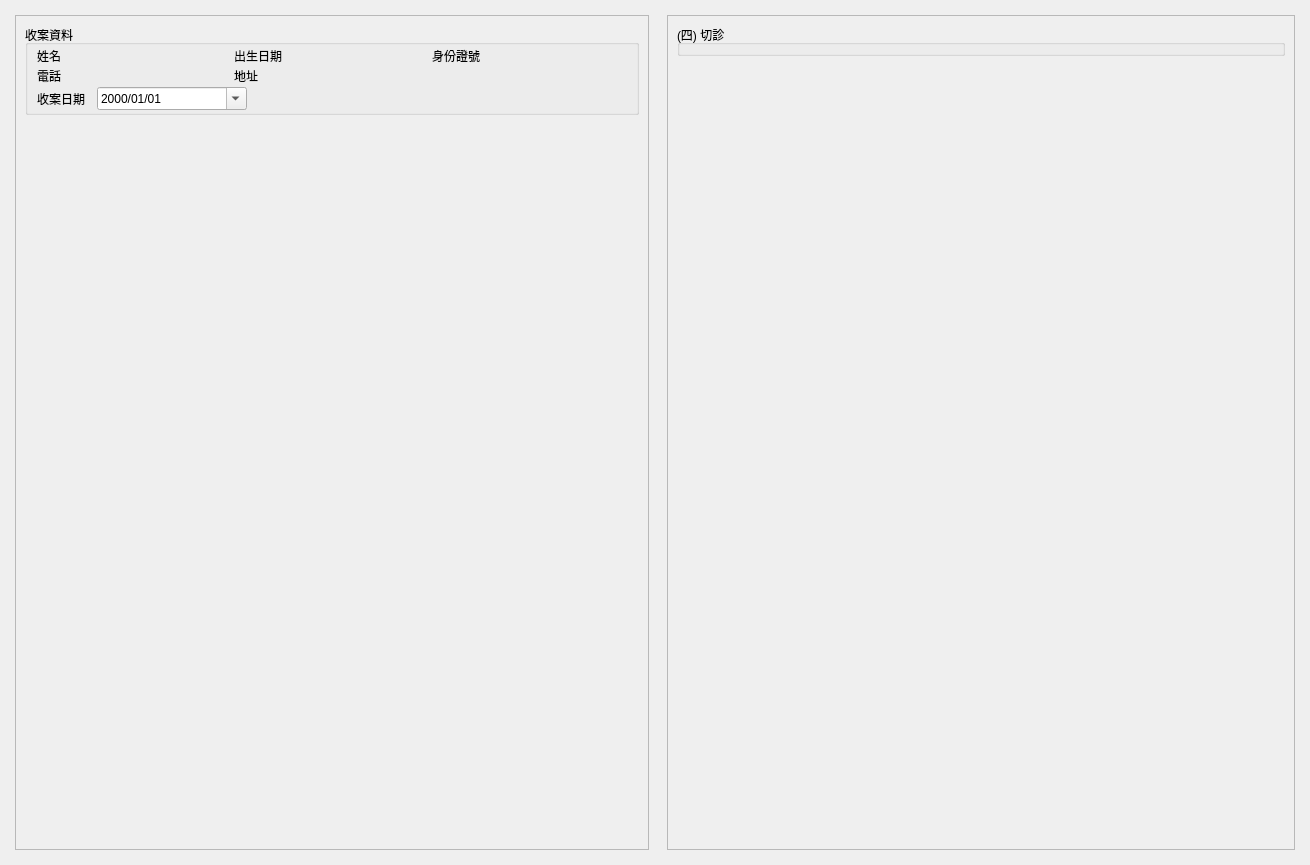
<?xml version="1.0" encoding="UTF-8"?>
<ui version="4.0">
 <class>TemplateWindow</class>
 <widget class="QMainWindow" name="TemplateWindow">
  <property name="geometry">
   <rect>
    <x>0</x>
    <y>0</y>
    <width>1310</width>
    <height>865</height>
   </rect>
  </property>
  <property name="windowTitle">
   <string>樣板</string>
  </property>
  <widget class="QWidget" name="centralwidget">
   <layout class="QHBoxLayout" name="horizontalLayout">
    <item>
     <layout class="QHBoxLayout" name="horizontalLayout_1">
      <property name="leftMargin">
       <number>6</number>
      </property>
      <item>
       <widget class="QFrame" name="frame_1">
        <property name="maximumSize">
         <size>
          <width>800</width>
          <height>16777215</height>
         </size>
        </property>
        <layout class="QVBoxLayout" name="verticalLayout">
         <property name="spacing">
          <number>6</number>
         </property>
         <property name="leftMargin">
          <number>0</number>
         </property>
         <property name="topMargin">
          <number>6</number>
         </property>
         <property name="rightMargin">
          <number>6</number>
         </property>
         <property name="bottomMargin">
          <number>6</number>
         </property>
         <item>
          <widget class="QScrollArea" name="scrollArea">
           <property name="widgetResizable">
            <bool>true</bool>
           </property>
           <widget class="QWidget" name="scrollAreaWidgetContents">
            <property name="geometry">
             <rect>
              <x>0</x>
              <y>0</y>
              <width>628</width>
              <height>835</height>
             </rect>
            </property>
            <layout class="QVBoxLayout" name="verticalLayout_3">
             <item>
              <widget class="QGroupBox" name="groupBox_past_history">
               <property name="title">
                <string>收案資料</string>
               </property>
               <property name="flat">
                <bool>true</bool>
               </property>
               <layout class="QGridLayout" name="gridLayout">
                <property name="topMargin">
                 <number>2</number>
                </property>
                <property name="bottomMargin">
                 <number>2</number>
                </property>
                <property name="spacing">
                 <number>2</number>
                </property>
                <item row="0" column="2">
                 <widget class="QLabel" name="label_ID">
                  <property name="text">
                   <string>身份證號</string>
                  </property>
                 </widget>
                </item>
                <item row="1" column="1" colspan="2">
                 <widget class="QLabel" name="label_address">
                  <property name="text">
                   <string>地址</string>
                  </property>
                 </widget>
                </item>
                <item row="0" column="1">
                 <widget class="QLabel" name="label_birthday">
                  <property name="text">
                   <string>出生日期</string>
                  </property>
                 </widget>
                </item>
                <item row="1" column="0">
                 <widget class="QLabel" name="label_telephone">
                  <property name="text">
                   <string>電話</string>
                  </property>
                 </widget>
                </item>
                <item row="0" column="0">
                 <widget class="QLabel" name="label_name">
                  <property name="text">
                   <string>姓名</string>
                  </property>
                 </widget>
                </item>
                <item row="2" column="0" colspan="2">
                 <layout class="QHBoxLayout" name="horizontalLayout_2">
                  <property name="spacing">
                   <number>12</number>
                  </property>
                  <item>
                   <widget class="QLabel" name="label">
                    <property name="text">
                     <string>收案日期</string>
                    </property>
                   </widget>
                  </item>
                  <item>
                   <widget class="QDateEdit" name="dateEdit_case_date">
                    <property name="minimumSize">
                     <size>
                      <width>150</width>
                      <height>0</height>
                     </size>
                    </property>
                    <property name="buttonSymbols">
                     <enum>QAbstractSpinBox::NoButtons</enum>
                    </property>
                    <property name="displayFormat">
                     <string>yyyy/MM/dd</string>
                    </property>
                    <property name="calendarPopup">
                     <bool>true</bool>
                    </property>
                   </widget>
                  </item>
                  <item>
                   <spacer name="horizontalSpacer">
                    <property name="orientation">
                     <enum>Qt::Horizontal</enum>
                    </property>
                    <property name="sizeHint" stdset="0">
                     <size>
                      <width>40</width>
                      <height>20</height>
                     </size>
                    </property>
                   </spacer>
                  </item>
                 </layout>
                </item>
               </layout>
              </widget>
             </item>
             <item>
              <spacer name="verticalSpacer">
               <property name="orientation">
                <enum>Qt::Vertical</enum>
               </property>
               <property name="sizeHint" stdset="0">
                <size>
                 <width>20</width>
                 <height>40</height>
                </size>
               </property>
              </spacer>
             </item>
            </layout>
           </widget>
          </widget>
         </item>
        </layout>
       </widget>
      </item>
      <item>
       <layout class="QVBoxLayout" name="verticalLayout_2">
        <item>
         <widget class="QFrame" name="frame_2">
          <layout class="QVBoxLayout" name="verticalLayout_4">
           <property name="spacing">
            <number>6</number>
           </property>
           <property name="leftMargin">
            <number>6</number>
           </property>
           <property name="topMargin">
            <number>6</number>
           </property>
           <property name="rightMargin">
            <number>6</number>
           </property>
           <property name="bottomMargin">
            <number>6</number>
           </property>
           <item>
            <widget class="QScrollArea" name="scrollArea_2">
             <property name="widgetResizable">
              <bool>true</bool>
             </property>
             <widget class="QWidget" name="scrollAreaWidgetContents_2">
              <property name="geometry">
               <rect>
                <x>0</x>
                <y>0</y>
                <width>629</width>
                <height>833</height>
               </rect>
              </property>
              <layout class="QVBoxLayout" name="verticalLayout_6">
               <item>
                <widget class="QGroupBox" name="groupBox_11">
                 <property name="title">
                  <string>(四) 切診</string>
                 </property>
                 <property name="flat">
                  <bool>true</bool>
                 </property>
                 <layout class="QVBoxLayout" name="verticalLayout_13">
                  <property name="spacing">
                   <number>2</number>
                  </property>
                  <property name="topMargin">
                   <number>2</number>
                  </property>
                  <property name="bottomMargin">
                   <number>2</number>
                  </property>
                 </layout>
                </widget>
               </item>
               <item>
                <spacer name="verticalSpacer_2">
                 <property name="orientation">
                  <enum>Qt::Vertical</enum>
                 </property>
                 <property name="sizeHint" stdset="0">
                  <size>
                   <width>20</width>
                   <height>40</height>
                  </size>
                 </property>
                </spacer>
               </item>
              </layout>
             </widget>
            </widget>
           </item>
          </layout>
         </widget>
        </item>
       </layout>
      </item>
     </layout>
    </item>
   </layout>
  </widget>
  <action name="action_save">
   <property name="icon">
    <iconset>
     <normaloff>../icons/document-save.svg</normaloff>../icons/document-save.svg</iconset>
   </property>
   <property name="text">
    <string>資料存檔</string>
   </property>
   <property name="toolTip">
    <string>存檔</string>
   </property>
  </action>
  <action name="action_close">
   <property name="icon">
    <iconset>
     <normaloff>../icons/application-exit.svg</normaloff>../icons/application-exit.svg</iconset>
   </property>
   <property name="text">
    <string>關閉視窗</string>
   </property>
  </action>
  <action name="action_copy_remote_patient">
   <property name="icon">
    <iconset>
     <normaloff>../icons/network-server.png</normaloff>../icons/network-server.png</iconset>
   </property>
   <property name="text">
    <string>拷貝分院病患資料</string>
   </property>
   <property name="toolTip">
    <string>拷貝分院病患資料</string>
   </property>
   <property name="shortcut">
    <string>F12</string>
   </property>
  </action>
  <action name="action_capture_image">
   <property name="icon">
    <iconset>
     <normaloff>../icons/camera-photo.png</normaloff>../icons/camera-photo.png</iconset>
   </property>
   <property name="text">
    <string>拍攝照片</string>
   </property>
   <property name="toolTip">
    <string>拍攝照片</string>
   </property>
  </action>
  <action name="action_remove_image">
   <property name="icon">
    <iconset>
     <normaloff>../icons/button_cancel.svg</normaloff>../icons/button_cancel.svg</iconset>
   </property>
   <property name="text">
    <string>刪除照片</string>
   </property>
   <property name="toolTip">
    <string>刪除照片</string>
   </property>
  </action>
 </widget>
 <resources/>
 <connections/>
</ui>
